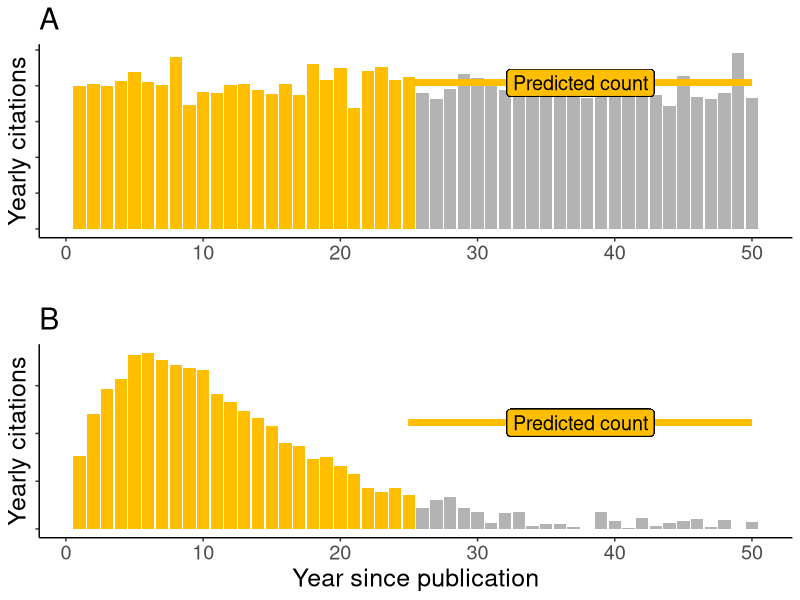

R code for this plot:

library(ggplot2)
library(gridExtra)

set.seed(20210808)

years <- 1:50  # Arbitrary number of years used for demonstration purposes


# Plot figure 4A 

citations.lin <- 10+rnorm(length(years))  # Simulate citation counts for each year, assuming a constant citation rate + noise

slope.lin <- sum(citations.lin[1:(length(citations.lin)/2)])/(length(citations.lin)/2)  # predicted future citation count 

a <- ggplot(data = data.frame(x=years, y=citations.lin), aes(x=x, y=y)) +  # Plot actual vs. predicted count
  geom_bar(stat="identity", position="dodge", fill="grey70") +
  geom_bar(data=data.frame(x=years[1:(length(years)/2)], y=citations.lin[1:(length(years)/2)]), fill="#FFBF00", stat="identity", position="dodge") +
  geom_segment(aes(x = length(years)/2, xend = length(years), y = slope.lin, yend = slope.lin), size = 2, col="#FFBF00") +
  geom_label(aes(x = length(years)/(4/3), y = slope.lin, label = "Predicted count"), fill="#FFBF00", size = 5) + 
  theme_classic() +
  theme(axis.text.y = element_blank(),
        text = element_text(size = 18)) +
  labs(x="",
       y="Yearly citations",
       title="A")


# Plot figure 4B

citations.gam <- abs(3*dgamma(years/5, shape = 2, rate = 0.8) + rnorm(length(years))/40) # Simulate citation counts for each year, assuming a gamma function citation rate + noise. The actual numbers are arbitrary - the point is to show how the shape of the distribution matters for prediction.

slope.gam <- sum(citations.gam[1:(length(years)/2)])/(length(years)/2)  # predicted future citation count

d <- ggplot(data = data.frame(x=years, y=citations.gam), aes(x=x, y=y)) +  # Plot actual vs. predicted count
  geom_bar(stat="identity", position="dodge", fill="grey70") +
  geom_bar(data=data.frame(x=years[1:(length(years)/2)], y=citations.gam[1:(length(years)/2)]), fill="#FFBF00", stat="identity", position="dodge") +
  geom_segment(aes(x = length(years)/2, xend = length(years), y = slope.gam, yend = slope.gam), size = 2, col="#FFBF00") +
  geom_label(aes(x = length(years)/(4/3), y = slope.gam, label = "Predicted count"), fill="#FFBF00", size = 5) + 
  theme_classic() +
  theme(axis.text.y = element_blank(),
        text = element_text(size = 18)) +
  labs(x="Year since publication",
       y="Yearly citations",
       title="B")

# Combine plots into figure 4
grid.arrange(a, d)  
